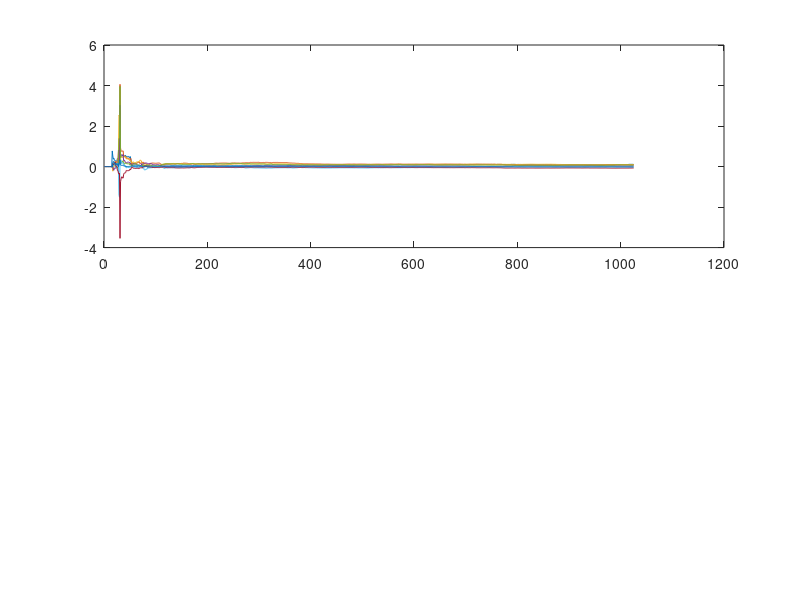

This figure's MATLAB source: (Note: this script raises an error after producing the figure.)
%% EECE 574 Self-tuning
%% Author: Holguer A. Becerra
%% assignment 1.
%% Professor: Guy Dummont.
%% RLS Configurable

clear
clc
load data2017.mat

u=data(:,1); %System Input
y=data(:,2); %System Output


%% 
na=8;% system order for Ay
nb=8;% system order for Bx
nk=1;% delay
%% size of the SISO
m=length(u);
%% Initialize variables.
theta=zeros(1,na+nb)'; % create a zero vector for the coefficients a and b, 2 for a 2 for b
%% ARMAX model init values
init_a=[0.7345 0.0204 0.03946 -0.01836 0.06867 -0.04931 -0.00753 0.002706];
init_b=[1.501 -1.71 0.1202 0.1247 -0.02498 0.1038 -0.1159 0.002782];
init_c=[- 0.9167];
for ho=1;na
    theta(ho)=init_a(ho);
end
for ho=1;nb
    theta(ho+na)=init_b(ho);
end
% for ho=1;nc
%     theta(ho+na+nb)=init_c(ho);
% end

alpha=1e4; %%init factor
P=alpha*eye(na+nb); % Covariance Matrix
lambda=1; % Forgetting Factor
lambda_inv=1/lambda; % inverse Forgetting Factor
%% for errors and parameters graphs
coeffs_historial=zeros(na+nb,m);
coeffs_historial_error=zeros(na+nb,m);
%% algorithm
for k=(na+nb):m,%%sweeping out y
    %taking the new seeds for the coefficients estimation or observations,
    %2 samples behind
    xt=[];
    for order=1:na,
        xt=[xt -y(k-order)];
    end
    for order=1:nb,
        xt=[xt u(k-order)];
    end
    %% RLS calculations
    x=xt';%x from xT
    %calculating P cvariance matrix
    P=lambda_inv*(P-(P*x*xt*P)/(lambda+xt*P*x));
    %taking the covariance matrix calculate and update the weights (Thetha, which are A(t), and B(t) coeffiecients)
    theta_prev=theta;
    theta=theta-P*x*(xt*theta-y(k));
               %____
                 %|
                 %.-> K(t+1)=P*x=P(t+1)*x(t+1)
    %% save the progress of each coefficients to see the convergence, and
    %error. 
    for order=1:na,
        coeffs_historial(order,k)=theta(order);
        coeffs_historial_error(order,k)=abs(coeffs_historial(order,k)-theta_prev(order));
    end
    for order=1:nb,
        coeffs_historial(order+na,k)=theta(order+na);
        coeffs_historial_error(order+na,k)=abs(coeffs_historial(order+na,k)-theta_prev(order+na));
    end

    %% taking out the coeficcients
    a=[];
    b=[];
    for order=1:na,
       a=[a theta(order,1)];
    end
    for order=1:nb,
       b=[b theta(na+order,1)];
    end

end

%% Graph Parameters
texto=[];
figure;
subplot(2,2,[1,2])
for order=1:(na),
    plot(coeffs_historial(order,:));
    %texto= [texto;sprintf('a%d',order)];
    hold on;
end
legend(texto);
xlabel('k')
ylabel('parameter')
texto=[];
subplot(2,2,[3,4])
for order=1:(nb),
    plot(coeffs_historial(order+na,:));
   % texto= [texto;sprintf('b%d',order)];
    hold on;
end
legend(texto);
xlabel('k')
ylabel('parameter')


%% GRAPH Errors
texto=[];
figure;
subplot(2,2,[1,2])
for order=1:(na),
    plot(coeffs_historial_error(order,:));
    %texto= [texto;sprintf('a%d',order)];
    pointText=['min a' num2str(order) '=' num2str(coeffs_historial_error(order,m))];
    %text(m,coeffs_historial_error(order,m)+0.1*order,pointText,'HorizontalAlignment','right');
    hold on;
end

legend(texto);
xlabel('k')
ylabel('Error')
texto=[];
subplot(2,2,[3,4])
for order=1:(nb),
    plot(coeffs_historial_error(order+na,:));
    %texto= [texto;sprintf('b%d',order)];
    pointText=['min b' num2str(order) '=' num2str(coeffs_historial_error(order+na,m))];
    %text(m,coeffs_historial_error(order+na,m)+0.1*order,pointText,'HorizontalAlignment','right');
    hold on;
end
legend(texto);
xlabel('k')
ylabel('Error')

%% taking out the coeficcients
a=[];
b=[];
for order=1:na,
   a=[a theta(order,1)];
end
for order=1:nb,
   b=[b theta(na+order,1)];
end
   
u1=u;%copy of the input signal
numerator=b;
denomi=[1 a];
yestimate=dlsim(numerator,denomi,u1);%simulation of a discrete linear system to calculate Y estimated

% %%
% corre_value= correlate_signals(y,yestimate);%%calculate the correlation between the 2 signals, the higher the value the
% %more correlated or similar the signals are.
% str=sprintf('similarity= %f%%', corre_value);
% %%plot the results.
% figure;
% plot(yestimate,'r');
% hold on;
% plot(y,'b');
% grid on;
% xlabel('samples number');
% ylabel('System Response');
% dim = [0.2 0.6 0.3 0.3];
% annotation('textbox',dim,'String',str,'FitBoxToText','on');
% legend('Identified Model','Orginal Model');

%% system comparison and verification
A=[1 a];
B=[b];
%C = [1 r1 r2];
arx1red=idpoly(denomi,numerator);%,[1 r1 r2],1); 
zi=iddata(y(500+nk:1024+nk),u(500:1024),2); 
compare(zi,arx1red);

